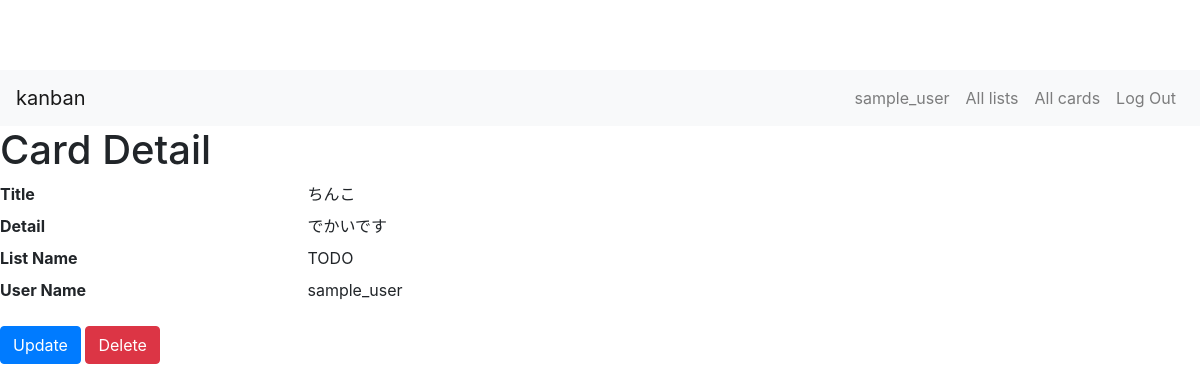
The app's page /kanban/cards/1/ (signed in) with its own data.
### kanban/models.py (models this page shows, shortened)
class Card(models.Model):
    title = models.CharField(max_length=200)
    description = models.TextField()
    user = models.ForeignKey(User, on_delete=models.CASCADE)
    list = models.ForeignKey(List, on_delete=models.CASCADE)

class List(models.Model):
    title = models.CharField(max_length=200)
    user = models.ForeignKey(User, on_delete=models.CASCADE)

### kanban/views.py (the view)
# urls.py: path("cards/<int:pk>/", views.CardDetailView.as_view(), name="cards_detail"),
class CardDetailView(LoginRequiredMixin, DetailView):
    model = Card
    template_name = "kanban/cards/detail.html"

### kanban/templates/kanban/cards/detail.html
{% extends "kanban/base.html" %}
{% block content %}
<h1>Card Detail</h1>
<dl class="row">
  <dt class="col-sm-3">Title</dt>
  <dd class="col-sm-9">{{ card.title }}</dd>
  <dt class="col-sm-3">Detail</dt>
  <dd class="col-sm-9">{{ card.description }}</dd>
  <dt class="col-sm-3">List Name</dt>
  <dd class="col-sm-9">{{ card.list.title }}</dd>
  <dt class="col-sm-3">User Name</dt>
  <dd class="col-sm-9">{{ card.user.username }}</dd>
</dl>
<a class="btn btn-primary" href="{% url 'kanban:cards_update' card.pk  %}" role="button">Update</a>
<a class="btn btn-danger" href="{% url 'kanban:cards_delete' card.pk  %}" role="button">Delete</a>
{% endblock %}

### kanban/templates/kanban/base.html (shortened to what this page needs)
{% load static %}
<!doctype html>
<html lang="en">
  <head>
    <link rel="stylesheet" href="https://stackpath.bootstrapcdn.com/bootstrap/4.3.1/css/bootstrap.min.css">
    <link href="https://use.fontawesome.com/releases/v5.6.1/css/all.css" rel="stylesheet">
    <link rel="stylesheet" type="text/css" href="{% static 'kanban/custom.css' %}">
  </head>
  <body>
    <header>
      <nav class="navbar navbar-expand-lg navbar-light bg-light">
        {% if request.user.is_authenticated %}
        <a class="navbar-brand" href="{% url 'kanban:home' %}">kanban</a>
        {% else %}
        <a class="navbar-brand" href="{% url 'kanban:index' %}">kanban</a>
        {% endif %}
        <div class="collapse navbar-collapse" id="navbarSupportedContent">
          <ul class="navbar-nav">
            {% if request.user.is_authenticated %}
            <li class="nav-item">
              <a class="nav-link" href="{% url 'kanban:users_detail' request.user.pk %}">{{ request.user.username }}</a>
            </li>
            <li class="nav-item">
              <a class="nav-link" href="{% url 'kanban:lists_list' %}">All lists</a>
            </li>
            <li class="nav-item">
              <a class="nav-link" href="{% url 'kanban:cards_list' %}">All cards</a>
            </li>
            <li class="nav-item">
              <a class="nav-link" href="{% url 'logout' %}">Log Out</a>
            </li>
            {% endif %}
          </ul>
        </div>
      </nav>
    </header>
    <main>
      {% block content %}
      {% endblock %}
    </main>
  </body>
</html>

### kanban/static/kanban/custom.css (style rules this page uses)
body { padding-top: 70px; }

### records on screen
Card: title "ちんこ", description "でかいです", list "TODO", user.username "sample_user"

### other values on screen
{{ request.user.username }} "sample_user"
